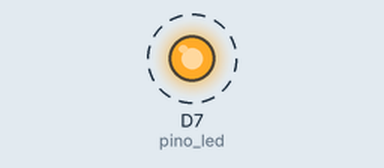
This sketch was run on a simulated ESP8266 (NodeMCU). Shown: output pins drawn as LEDs (lit = HIGH). Dashed ring = blinking.

Above: at 0.2 s.
Timing chart, 0 to 3.0 s (numbered marks = the images above):
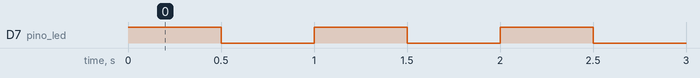

The sketch:

blink-NodeMCU-ESP8266.ino
```cpp
const int pino_led = D7; // pino onde o LED está conectado

void setup() {
  // configura o pino com o LED como saída
  pinMode(pino_led, OUTPUT); // pino 13
}

void loop() {
  digitalWrite(pino_led, HIGH); // acende o LED
  delay(500); // aguarda 1 segundo
  digitalWrite(pino_led, LOW); // apaga o LED
  delay(500); // aguarda 1 segundo
}
```

Measured:
- by itself, D7 (pino_led): alternates HIGH for 0.50 s and LOW for 0.50 s
